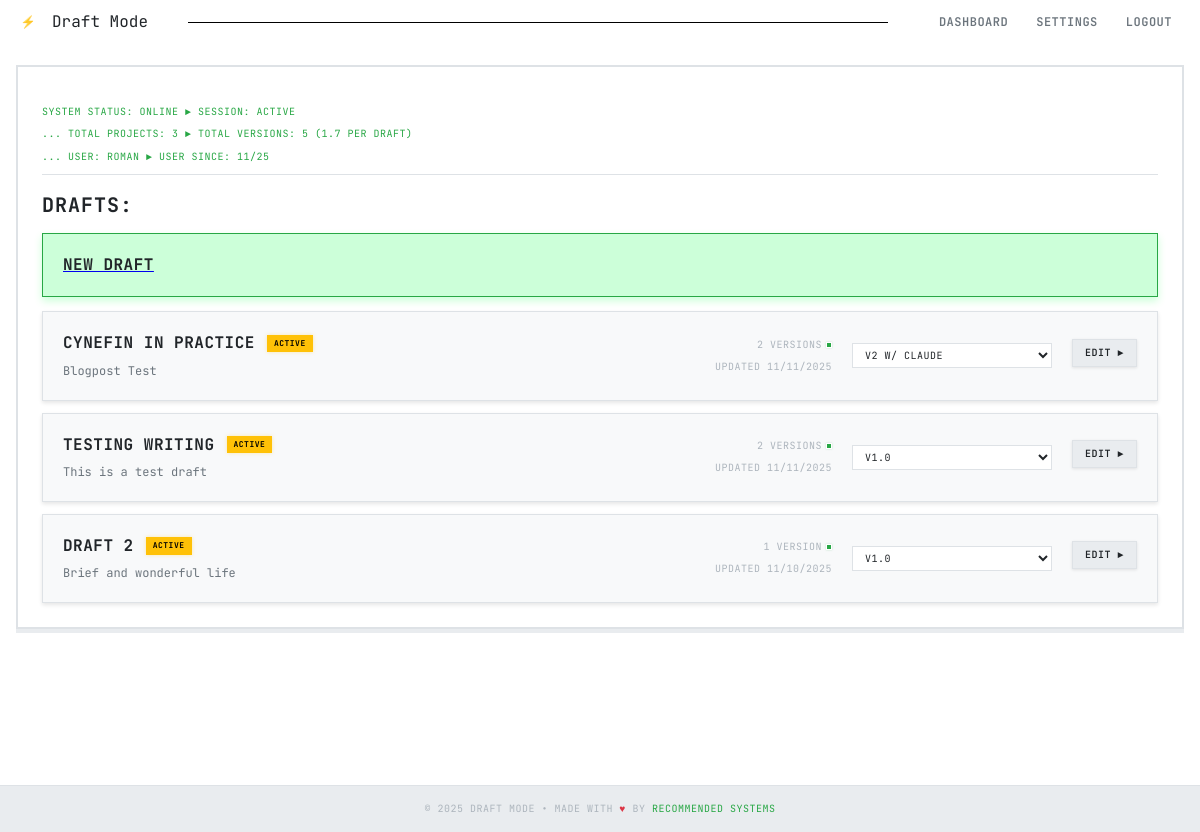
The page /dashboard (signed in) on the database as committed earlier.
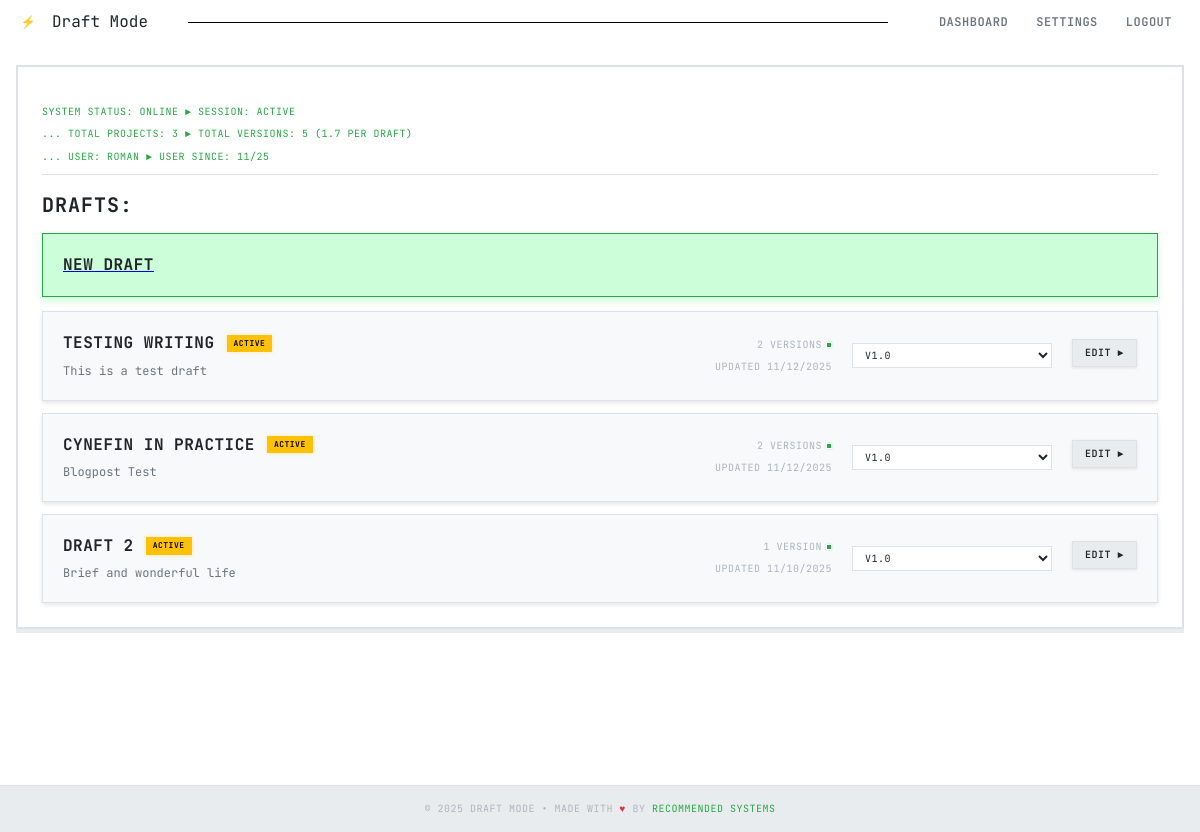
The same page on the database as committed later.
### models.py (models this page shows, shortened)
class User(db.Model):
    __tablename__ = 'users'
    id = db.Column(db.Integer, primary_key=True)
    name = db.Column(db.String(100), nullable=False)
    email = db.Column(db.String(120), unique=True, nullable=False, index=True)
    password_hash = db.Column(db.String(200), nullable=False)
    created_at = db.Column(db.DateTime, default=datetime.utcnow)
    updated_at = db.Column(db.DateTime, default=datetime.utcnow, onupdate=datetime.utcnow)
    failed_login_attempts = db.Column(db.Integer, default=0)
    locked_until = db.Column(db.DateTime, nullable=True)
    email_verified = db.Column(db.Boolean, default=False)
    verification_token = db.Column(db.String(100), unique=True, nullable=True)
    verification_token_expires = db.Column(db.DateTime, nullable=True)
    reset_token = db.Column(db.String(100), unique=True, nullable=True)
    reset_token_expires = db.Column(db.DateTime, nullable=True)
    api_token = db.Column(db.String(64), unique=True, nullable=True)
    api_token_created = db.Column(db.DateTime, nullable=True)
    blog_drafts = db.relationship('BlogDraft', backref='author', lazy=True, cascade='all, delete-orphan')
    @property
    def total_versions(self):
        return sum(len(draft.versions) for draft in self.blog_drafts)

class BlogDraft(db.Model):
    __tablename__ = 'blog_drafts'
    id = db.Column(db.Integer, primary_key=True)
    title = db.Column(db.String(200), nullable=False)
    description = db.Column(db.Text)
    user_id = db.Column(db.Integer, db.ForeignKey('users.id'), nullable=False)
    created_at = db.Column(db.DateTime, default=datetime.utcnow)
    updated_at = db.Column(db.DateTime, default=datetime.utcnow, onupdate=datetime.utcnow)
    versions = db.relationship('DraftVersion', backref='blog_draft', lazy=True, cascade='all, delete-orphan', order_by='DraftVersion.created_at.desc()')

### routes/main.py (the view)
@main_bp.route('/dashboard')
@login_required
def dashboard():
    user = get_current_user()
    drafts = BlogDraft.query.filter_by(user_id=user.id).order_by(BlogDraft.updated_at.desc()).all()
    return render_template('dashboard.html', user=user, drafts=drafts)

### templates/dashboard.html (shortened to what this page needs)
{% extends "base.html" %}
{% block extra_css %}
<link rel="stylesheet" href="{{ url_for('static', filename='css/dashboard.css') }}">
{% endblock %}
{% block breadcrumb %}
<div class="breadcrumb">
    <span style="color: var(--accent-green); font-size: 10px; text-transform: uppercase; letter-spacing: 0.5px;">
        System Status: Online ► Session: Active <br>
        ... Total Projects: {{ drafts|length }} ► Total Versions: {% set total_versions = 0 %}
            {% for draft in drafts %}
                {% set total_versions = total_versions + draft.versions|length %}
            {% endfor %}
            {{ user.total_versions }}
            {% if drafts|length > 0 %}
                    ({{ "%.1f"|format(user.total_versions / drafts|length) }} per draft)
            {% endif %}<br>
        ... User: {{ user.name }} ► User Since: {{ user.created_at.strftime('%m/%y') }}
    </span>
</div>
{% endblock %}
{% block content %}
{% if drafts %}
<h2>DRAFTS:</h2>
    <div class="drafts-list">
        <a href="{{ url_for('drafts.create_draft') }}">
            <div class="draft-card active" style="background-color: rgba(0, 255, 65, 0.2);">
                <div class="draft-title">New Draft</div>
            </div>
        </a>
        {% for draft in drafts %}
        <div class="draft-card">
            <div class="draft-header">
                <div class="draft-title">
                    {% if draft.versions %}
                        {% set current_version = draft.versions|selectattr('is_current')|first %}
                        {% if current_version %}
                            <a href="{{ url_for('drafts.edit_draft', draft_id=draft.id, version=current_version.id) }}" style="color: inherit; text-decoration: none;">{{ draft.title }}</a>
                        {% else %}
                            <a href="{{ url_for('drafts.edit_draft', draft_id=draft.id) }}" style="color: inherit; text-decoration: none;">{{ draft.title }}</a>
                        {% endif %}
                    {% else %}
                        <a href="{{ url_for('drafts.edit_draft', draft_id=draft.id) }}" style="color: inherit; text-decoration: none;">{{ draft.title }}</a>
                    {% endif %}
                    {% if draft.versions %}
                        {% set has_final = false %}
                        {% set has_review = false %}
                        {% set has_working = false %}
                        {% for version in draft.versions %}
                            {% if version.tag == 'final' %}
                                {% set has_final = true %}
                            {% elif version.tag == 'ready_for_review' %}
                                {% set has_review = true %}
                            {% elif version.tag == 'working' %}
                                {% set has_working = true %}
                            {% endif %}
                        {% endfor %}
                        {% if has_final %}
                            <span class="draft-status final">Final</span>
                        {% elif has_review %}
                            <span class="draft-status active" style="background: var(--accent-blue); box-shadow: 0 0 4px var(--accent-blue);">Review</span>
                        {% elif has_working %}
                            <span class="draft-status active" style="background: var(--accent-purple); box-shadow: 0 0 4px var(--accent-purple);">Working</span>
                        {% else %}
                            <span class="draft-status active">Active</span>
                        {% endif %}
                    {% else %}
                        <span class="draft-status empty">Empty</span>
                    {% endif %}
                </div>
                {% if draft.description %}
                    <div class="draft-description">{{ draft.description }}</div>
                {% else %}
                    <div class="draft-description" style="font-style: italic; color: var(--text-muted);">
                        No description provided
                    </div>
                {% endif %}
            </div>
            <div class="draft-meta">
                <div class="draft-versions">
                    <span>{{ draft.versions|length }} version{{ 's' if draft.versions|length != 1 else '' }}</span>
                    <div class="version-indicator"></div>
                </div>
                <div>Updated {{ draft.updated_at.strftime('%m/%d/%Y') }}</div>
            </div>
            <div class="draft-actions">
                {% if draft.versions|length > 0 %}
                    <select class="version-selector" onchange="editVersion({{ draft.id }}, this.value)">
                        {% for version in draft.versions %}
                            <option value="{{ version.id }}" {% if version.is_current %}selected{% endif %}>
                                {% if version.tag and version.tag != 'draft' %}
                                    {% if version.tag == 'final' %}
                                        {{ version.version_name }} [FINAL]
                                    {% elif version.tag == 'ready_for_review' %}
                                        {{ version.version_name }} [REVIEW]
                                    {% elif version.tag == 'working' %}
                                        {{ version.version_name }} [WORKING]
                                    {% else %}
                                        {{ version.version_name }}
                                    {% endif %}
                                {% else %}
                                    {{ version.version_name }}
                                {% endif %}
                            </option>
                        {% endfor %}
                    </select>
                {% endif %}
            </div>
            <div>
                <a href="{{ url_for('drafts.edit_draft', draft_id=draft.id) }}" class="btn edit-btn">
                    Edit ►
                </a>
            </div>
        </div>
        {% endfor %}
    </div>
{% else %}
    <div class="empty-state">
        <h3>No Drafts Found</h3>
        <p>Ready to start your first writing project?</p>
        <a href="{{ url_for("drafts.create_draft") }}" class="btn primary">Initialize First Draft</a>
    </div>
{% endif %}
{% endblock %}

### templates/base.html (shortened to what this page needs)
<!DOCTYPE html>
<html lang="en" data-theme="{{ session.get('theme', 'light') }}">
<head>
    <link rel="stylesheet" href="{{ url_for('static', filename='css/light-theme.css') }}">
    <link rel="stylesheet" href="{{ url_for('static', filename='css/base.css') }}">
    {% block extra_css %}{% endblock %}
</head>
<body>
    <nav class="top-nav">
        <div class="nav-container">
            <a href="{% if session.user_id %}{{ url_for('main.dashboard') }}{% else %}{{ url_for('main.index') }}{% endif %}" class="nav-brand">
                <div class="title-icon">⚡</div> Draft Mode
            </a>
            <div style="width:70%; display:flex;">
                <div style="height:1px; border-bottom:1px solid black; display:inline-flex; width:90%; margin: 0 auto;"></div>
            </div>
            <div class="nav-menu" id="navMenu">
                {% if session.user_id %}
                    <a href="{{ url_for('main.dashboard') }}" class="nav-link">Dashboard</a>
                    <a href="{{ url_for('settings.profile') }}" class="nav-link">Settings</a>
                    <a href="{{ url_for("auth.logout") }}" class="nav-link">Logout</a>
                {% else %}
                    <a href="{{ url_for("auth.login") }}" class="nav-link">Sign In</a>
                    <a href="{{ url_for("auth.signup") }}" class="nav-link primary">Sign Up</a>
                {% endif %}
            </div>
        </div>
    </nav>
    <div class="main-container">
        {% if request.endpoint != 'drafts.edit_draft' %}
        <div class="content-wrapper">
            <div class="content">
                {% block breadcrumb %}{% endblock %}
                {% block content %}{% endblock %}
            </div>
        </div>
        {% else %}
        {% block breadcrumb_editor %}{% endblock %}
        {% include 'partials/flash_messages.html' %}
        {% block editor_content %}{% endblock %}
        {% endif %}
    </div>
    <footer class="footer">
        <div>
            © 2025 Draft Mode • Made with <span class="footer-heart">♥</span> by
            <a href="#" target="_blank">Recommended Systems</a>
        </div>
    </footer>
</body>
</html>

### static/css/light-theme.css (style rules this page uses)
:root { --bg-primary: #ffffff; --bg-secondary: #f8f9fa; --bg-tertiary: #e9ecef; --text-primary: #212529; --text-secondary: #6c757d; --text-muted: #adb5bd; --border-primary: #dee2e6; --border-secondary: #ced4da; --accent-green: #28a745; --accent-red: #dc3545; --accent-yellow: #ffc107; --accent-blue: #007bff; --accent-purple: #6f42c1; --pixel-size: 2px; --glow-primary: 0 0 10px rgba(40, 167, 69, 0.3); --glow-secondary: 0 0 5px rgba(0, 123, 255, 0.3); --scan-lines: #ffffff; }
[data-theme="light"] .btn { background: var(--bg-tertiary); border: 1px solid var(--border-primary); color: var(--text-primary); box-shadow: 0 1px 3px rgba(0, 0, 0, 0.1); }
[data-theme="light"] .top-nav { background: var(--white); }
[data-theme="light"] .nav-link { color: var(--text-secondary); }
[data-theme="light"] input, [data-theme="light"] textarea, [data-theme="light"] select { background: #ffffff; border: 1px solid var(--border-primary); color: var(--text-primary); }
[data-theme="light"] .content { background: var(--bg-primary); }
[data-theme="light"] .draft-card { background: var(--bg-secondary); border: 1px solid var(--border-primary); box-shadow: 0 2px 4px rgba(0, 0, 0, 0.1); }
[data-theme="light"] .draft-status.active { background: var(--accent-yellow); color: #000000; border-color: var(--accent-yellow); box-shadow: 0 0 4px rgba(255, 193, 7, 0.3); }
[data-theme="light"] .footer { background: var(--bg-tertiary); border-top: 1px solid var(--border-primary); }
[data-theme="light"] .breadcrumb { border-bottom: 1px solid var(--border-primary); }
[data-theme="light"] .version-indicator { background: var(--accent-green); border: 1px solid var(--bg-primary); box-shadow: 0 0 2px rgba(40, 167, 69, 0.3); }
[data-theme="light"] body { background-image: var(--scan-lines); }
[data-theme="light"] h1, [data-theme="light"] h2, [data-theme="light"] h3, [data-theme="light"] h4, [data-theme="light"] h5, [data-theme="light"] h6 { text-shadow: none; }

Rows that differ between the two databases and show on the page:
changed BlogDraft "TESTING WRITING": updated_at "11/11/2025" → "11/12/2025"; moves up the list
changed BlogDraft "CYNEFIN IN PRACTICE": updated_at "11/11/2025" → "11/12/2025"; value "V2 w/ Claude" → "v1.0"
